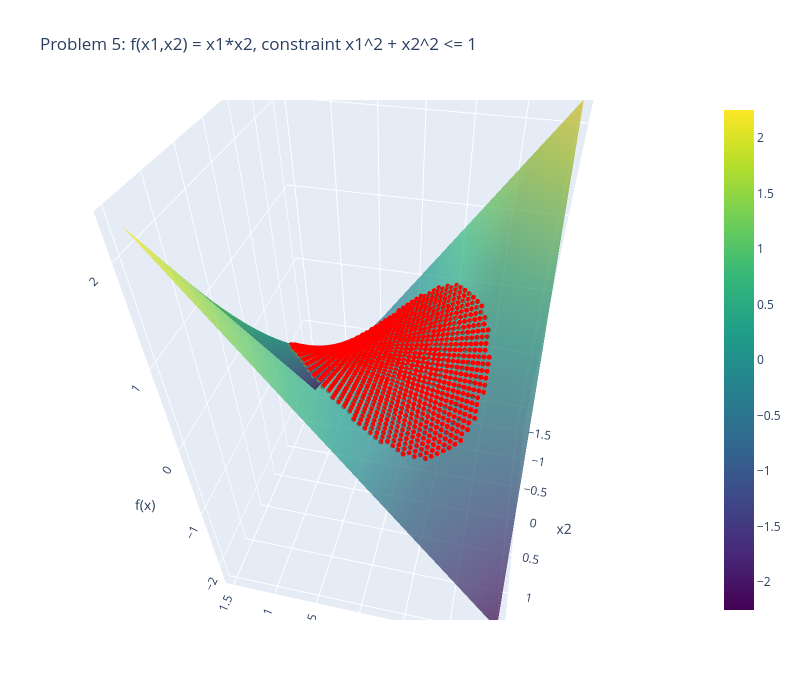

The notebook cell saved with this chart:
### Markdown cell above
## Problem 5

**Objective**  
$f(x_1, x_2) \;=\; x_1\,x_2$

**Constraint**  
$x_1^2 + x_2^2 \;\le\; 1
\quad(\text{the unit disk})$

We will display the surface \(z = x_1 x_2\) over a suitable grid, then highlight 
all $((x_1, x_2))$ inside the unit circle.

### Code cell
# --- Problem 5 ---
N = 60
x1_vals = np.linspace(-1.5, 1.5, N)
x2_vals = np.linspace(-1.5, 1.5, N)
x1_grid, x2_grid = np.meshgrid(x1_vals, x2_vals)

f5 = x1_grid * x2_grid

C1 = (x1_grid**2 + x2_grid**2) <= 1

plot_3d_surface_and_feasible(
    x1_grid, x2_grid, f5, C1,
    title="Problem 5: f(x1,x2) = x1*x2, constraint x1^2 + x2^2 <= 1",
    x1_name="x1", x2_name="x2", z_name="f(x)"
)

### Figure 1 — Plotly figure (JSON) as saved in the notebook; plotly's stock layout.template omitted (floating-point values rounded to 4 significant figures; data arrays with more than 128 entries replaced by an {"elided": "..."} marker saying what was removed)
{"data": [{"colorscale": [[0, "#440154"], [0.1111, "#482878"], [0.2222, "#3e4989"], [0.3333, "#31688e"], [0.4444, "#26828e"], [0.5556, "#1f9e89"], [0.6667, "#35b779"], [0.7778, "#6ece58"], [0.8889, "#b5de2b"], [1, "#fde725"]], "name": "f(x)", "opacity": 0.7, "showscale": true, "type": "surface", "x": {"elided": "60x60 float values"}, "y": {"elided": "60x60 float values"}, "z": {"elided": "60x60 float values"}}, {"marker": {"color": "red", "size": 3}, "mode": "markers", "name": "Feasible Points", "type": "scatter3d", "x": {"elided": "1224 float values"}, "y": {"elided": "1224 float values"}, "z": {"elided": "1224 float values"}}], "layout": {"height": 700, "scene": {"aspectmode": "auto", "aspectratio": {"x": 0.8736, "y": 0.8736, "z": 1.31}, "camera": {"center": {"x": 0, "y": 0, "z": 0}, "eye": {"x": -0.2915, "y": 1.287, "z": 1.207}, "projection": {"type": "perspective"}, "up": {"x": 0, "y": 0, "z": 1}}, "xaxis": {"title": {"text": "x1"}, "type": "linear"}, "yaxis": {"title": {"text": "x2"}, "type": "linear"}, "zaxis": {"title": {"text": "f(x)"}, "type": "linear"}}, "title": {"text": "Problem 5: f(x1,x2) = x1*x2, constraint x1^2 + x2^2 <= 1"}, "width": 800}}
